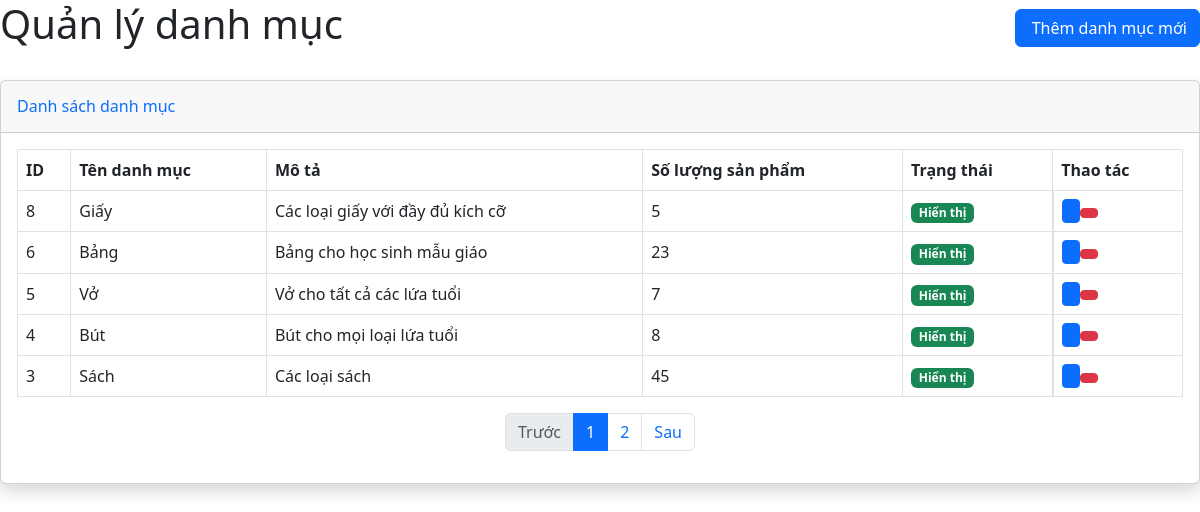
Page /management/admin/categories.php on the committed database.
### tables this page shows
CREATE TABLE `danhmuc` (
  `MaDM` int(11) NOT NULL,
  `TenDM` varchar(51) NOT NULL,
  `Mota` varchar(350) NOT NULL,
  `Soluong` varchar(11) NOT NULL
);

### management/admin/categories.php (the view, shortened to what this page needs)
<?php
require_once("../../connect.php");
$limit = 5;
$page = isset($_GET['page']) && is_numeric($_GET['page']) ? (int)$_GET['page'] : 1;
$offset = ($page - 1) * $limit;
$total_stmt = $db->query("SELECT COUNT(*) FROM danhmuc");
$total_products = $total_stmt->fetchColumn();
$total_pages = ceil($total_products / $limit);
$stmt = $db->prepare("SELECT * FROM danhmuc ORDER BY MaDM DESC LIMIT :limit OFFSET :offset");
$stmt->bindValue(':limit', $limit, PDO::PARAM_INT);
$stmt->bindValue(':offset', $offset, PDO::PARAM_INT);
$stmt->execute();
$category = $stmt->fetchAll(PDO::FETCH_ASSOC);
?>
<!DOCTYPE html>
<html lang="en">
<head>
    <link href="https://cdn.jsdelivr.net/npm/bootstrap@5.3.0/dist/css/bootstrap.min.css" rel="stylesheet">
</head>
<body>
    <div id="categories" class="tab-pane">
        <div class="d-sm-flex align-items-center justify-content-between mb-4">
            <h1 class="dashboard-title">Quản lý danh mục</h1>
            <button class="btn btn-primary" data-bs-toggle="modal" data-bs-target="#addCategoryModal">
                <a href="./add_categories.php" class="pd"><i class="fas fa-plus me-1"></i> Thêm danh mục mới</a>
            </button>
        </div>
        <div class="card shadow mb-4">
            <div class="card-header py-3">
                <h6 class="m-0 font-weight-bold text-primary">Danh sách danh mục</h6>
            </div>
            <div class="card-body">
                <div class="table-responsive">
                    <table class="table table-bordered" id="categoryTable" width="100%" cellspacing="0">
                        <thead>
                            <tr>
                                <th>ID</th>
                                <th>Tên danh mục</th>
                                <th>Mô tả</th>
                                <th>Số lượng sản phẩm</th>
                                <th>Trạng thái</th>
                                <th>Thao tác</th>
                            </tr>
                        </thead>
                        <tbody>
                            <?php
                            foreach ($category as $value) {
                            ?>
                                <tr>
                                    <td><?= htmlspecialchars($value['MaDM']) ?></td>
                                    <td><?= htmlspecialchars($value['TenDM']) ?></td>
                                    <td><?= htmlspecialchars($value['Mota']) ?></td>
                                    <td><?= htmlspecialchars($value['Soluong']) ?></td>
                                    <td><span class="badge bg-success">Hiển thị</span></td>
                                    <td class="action-buttons" style="display: flex;">
                                        <button class="btn btn-primary btn-sm"></button>
                                        <form action="" method="post">
                                            <button class="btn btn-danger btn-sm" onclick="deleteCartItem(<?= $value['MaDM'] ?>)"></button>
                                        </form>
                                    </td>
                                </tr>
                            <?php } ?>
                        </tbody>
                    </table>
                </div>
                <nav>
                    <ul class="pagination justify-content-center">
                        <li class="page-item <?= ($page <= 1) ? 'disabled' : '' ?>">
                            <a class="page-link" href="?page=<?= $page - 1 ?>">Trước</a>
                        </li>
                        <?php for ($i = 1; $i <= $total_pages; $i++): ?>
                            <li class="page-item <?= ($page == $i) ? 'active' : '' ?>">
                                <a class="page-link" href="?page=<?= $i ?>"><?= $i ?></a>
                            </li>
                        <?php endfor; ?>
                        <li class="page-item <?= ($page >= $total_pages) ? 'disabled' : '' ?>">
                            <a class="page-link" href="?page=<?= $page + 1 ?>">Sau</a>
                        </li>
                    </ul>
                </nav>
            </div>
        </div>
    </div>
</body>
</html>

### management/admin/categories.php (style rules this page uses)
.pd { text-decoration: none; color: white; }

### rows in the picture
danhmuc: MaDM "8", TenDM "Giấy", Mota "Các loại giấy với đầy đủ kích cỡ", Soluong "5"
danhmuc: MaDM "6", TenDM "Bảng", Mota "Bảng cho học sinh mẫu giáo", Soluong "23"
danhmuc: MaDM "5", TenDM "Vở", Mota "Vở cho tất cả các lứa tuổi", Soluong "7"
danhmuc: MaDM "4", TenDM "Bút", Mota "Bút cho mọi loại lứa tuổi", Soluong "8"
danhmuc: MaDM "3", TenDM "Sách", Mota "Các loại sách", Soluong "45"
